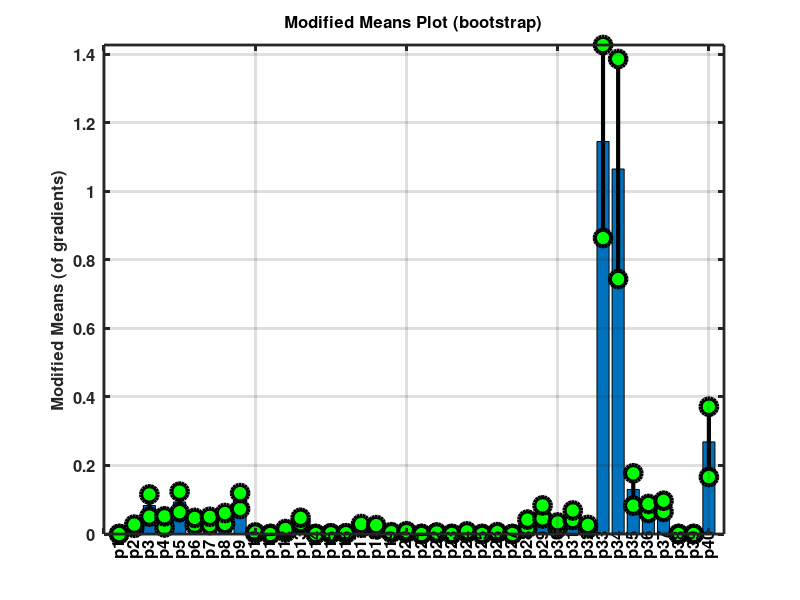

Reproduce this figure in MATLAB.
% This file contains modified means of gradients
% and also their spreads based on bootstraping.
% to select the most important ones to display,
% set sortFlag = 1 and set nn to be the number
% of inputs to display.

sortFlag = 0;
nn = 40;
Means = [
  0.0000000000000000e+00
  2.2732804357607134e-02
  8.3229245185975284e-02
  3.5325324471692766e-02
  9.3661017758182863e-02
  3.7090920776592741e-02
  3.8256637268333171e-02
  4.5351172413500472e-02
  9.6343624064856179e-02
  3.2702213976007100e-03
  0.0000000000000000e+00
  9.4700544930777994e-03
  3.9686856984103125e-02
  0.0000000000000000e+00
  1.6989027995876489e-03
  1.8889929887891421e-03
  2.3687619333056780e-02
  1.9868441069447951e-02
  4.1635997014944255e-03
  5.9600473917645058e-03
  0.0000000000000000e+00
  3.3713948068464237e-03
  0.0000000000000000e+00
  5.8868309234497117e-03
  0.0000000000000000e+00
  4.3638067137070869e-03
  0.0000000000000000e+00
  2.9760053903705050e-02
  6.4456749765694404e-02
  2.5663467724674944e-02
  5.4683312008268044e-02
  2.1345811692380937e-02
  1.1459088637162074e+00
  1.0656034047628293e+00
  1.3003516395857748e-01
  7.4595652576218738e-02
  8.0915734999526770e-02
  0.0000000000000000e+00
  2.0134060756826835e-07
  2.6893660441305989e-01
];
Stds = [
  0.0000000000000000e+00
  4.7504314394230217e-03
  3.2319308626100350e-02
  1.6311044496825685e-02
  3.0002878462596545e-02
  9.8981314087771242e-03
  1.2024098186905148e-02
  1.5865955328444297e-02
  2.3196314231800332e-02
  1.2675084106911897e-03
  0.0000000000000000e+00
  5.0460859747168858e-03
  7.7244972808148526e-03
  0.0000000000000000e+00
  3.5968909548902256e-04
  5.2125385851666407e-04
  5.4374935136126722e-03
  6.0747999661677531e-03
  1.1226546985395266e-03
  2.2759283530129808e-03
  0.0000000000000000e+00
  1.1765227464909701e-03
  0.0000000000000000e+00
  1.8589281598204298e-03
  0.0000000000000000e+00
  1.0737440061383652e-03
  0.0000000000000000e+00
  1.2336133176125889e-02
  1.8977981956556849e-02
  8.1728432711921199e-03
  1.3954809615733570e-02
  5.2310306571264429e-03
  2.8172584934199635e-01
  3.2126100491061715e-01
  4.7191906525880130e-02
  1.3201385688682532e-02
  1.6291964704830637e-02
  0.0000000000000000e+00
  1.9117100657250733e-07
  1.0263503295864379e-01
];
  Str = {'p1','p2','p3','p4','p5','p6','p7','p8','p9','p10','p11','p12','p13','p14','p15','p16','p17','p18','p19','p20','p21','p22','p23','p24','p25','p26','p27','p28','p29','p30','p31','p32','p33','p34','p35','p36','p37','p38','p39','p40'};
if exist('noCLF') 
   hold off
else
   clf
end;
if (sortFlag == 1)
  [Means, I2] = sort(Means,'descend');
  Stds = Stds(I2);
  I2 = I2(1:nn);
  Means = Means(1:nn);
  Stds = Stds(1:nn);
  Str  = Str(I2);
end
ymin = min(Means-Stds);
ymax = max(Means+Stds);
h2 = 0.05 * (ymax - ymin);
bar(Means,0.8);
for ii = 1:nn
   if (ii == 1)
   hold on
   end;
   XX = [ii ii];
   YY = [Means(ii)-Stds(ii) Means(ii)+Stds(ii)];
   plot(XX,YY,'-ko','LineWidth',3.0,'MarkerEdgeColor','k','MarkerFaceColor','g','MarkerSize',12)
end;
axis([0 nn+1 ymin ymax])
set(gca,'XTickLabel',[]);
th=text(1:nn, repmat(ymin-0.05*(ymax-ymin),nn,1),Str,'HorizontalAlignment','left','rotation',90);
set(th, 'fontsize', 12)
set(th, 'fontweight', 'bold')
set(gca,'linewidth',2)
set(gca,'fontweight','bold')
set(gca,'fontsize',12)
grid on
box on
title('Modified Means Plot (bootstrap)','FontWeight','bold','FontSize',12)
ylabel('Modified Means (of gradients)','FontWeight','bold','FontSize',12)
   hold off
